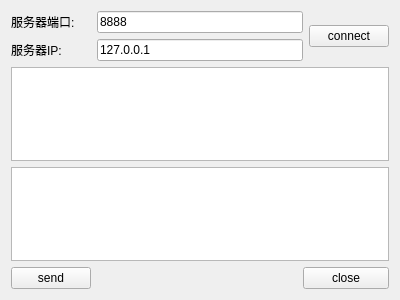
<?xml version="1.0" encoding="UTF-8"?>
<ui version="4.0">
 <class>Widget</class>
 <widget class="QWidget" name="Widget">
  <property name="geometry">
   <rect>
    <x>0</x>
    <y>0</y>
    <width>400</width>
    <height>300</height>
   </rect>
  </property>
  <property name="windowTitle">
   <string>Widget</string>
  </property>
  <layout class="QGridLayout" name="gridLayout">
   <item row="0" column="0">
    <widget class="QLabel" name="label">
     <property name="text">
      <string>服务器端口:</string>
     </property>
    </widget>
   </item>
   <item row="0" column="1" colspan="2">
    <widget class="QLineEdit" name="LineEditPort">
     <property name="text">
      <string>8888</string>
     </property>
    </widget>
   </item>
   <item row="0" column="3" rowspan="2">
    <widget class="QPushButton" name="pushButtonConnect">
     <property name="text">
      <string>connect</string>
     </property>
    </widget>
   </item>
   <item row="1" column="0">
    <widget class="QLabel" name="label_2">
     <property name="text">
      <string>服务器IP:</string>
     </property>
    </widget>
   </item>
   <item row="1" column="1" colspan="2">
    <widget class="QLineEdit" name="lineEditIP">
     <property name="text">
      <string>127.0.0.1</string>
     </property>
    </widget>
   </item>
   <item row="2" column="0" colspan="4">
    <widget class="QTextEdit" name="textEditRead"/>
   </item>
   <item row="3" column="0" colspan="4">
    <widget class="QTextEdit" name="textEditWrite"/>
   </item>
   <item row="4" column="0">
    <widget class="QPushButton" name="pushButtonSend">
     <property name="text">
      <string>send</string>
     </property>
    </widget>
   </item>
   <item row="4" column="1">
    <spacer name="horizontalSpacer">
     <property name="orientation">
      <enum>Qt::Horizontal</enum>
     </property>
     <property name="sizeHint" stdset="0">
      <size>
       <width>211</width>
       <height>20</height>
      </size>
     </property>
    </spacer>
   </item>
   <item row="4" column="2" colspan="2">
    <widget class="QPushButton" name="pushButtonClose">
     <property name="text">
      <string>close</string>
     </property>
    </widget>
   </item>
  </layout>
 </widget>
 <layoutdefault spacing="6" margin="11"/>
 <resources/>
 <connections/>
</ui>
